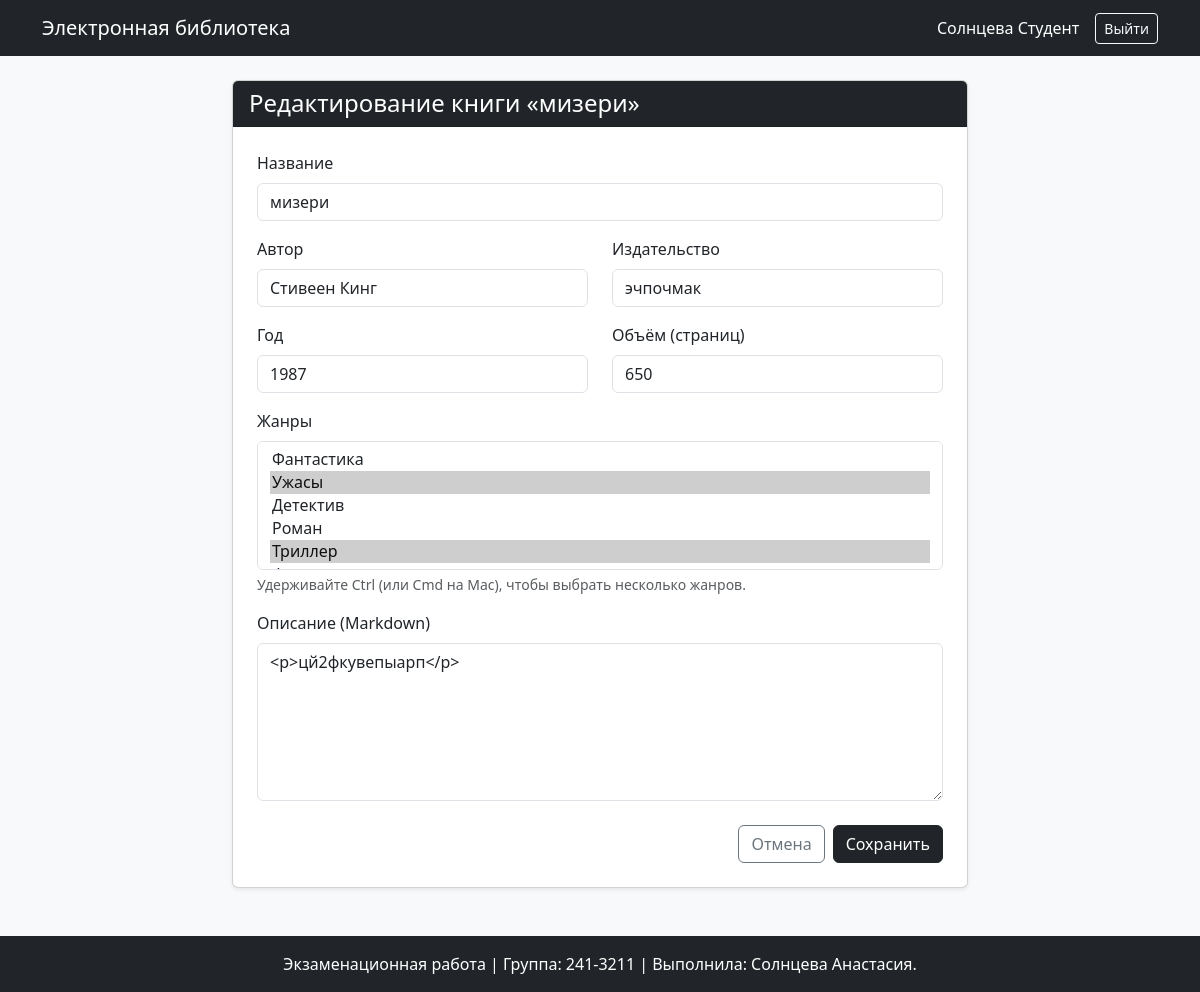
Page /book/1/edit (signed in) on the earlier database version.
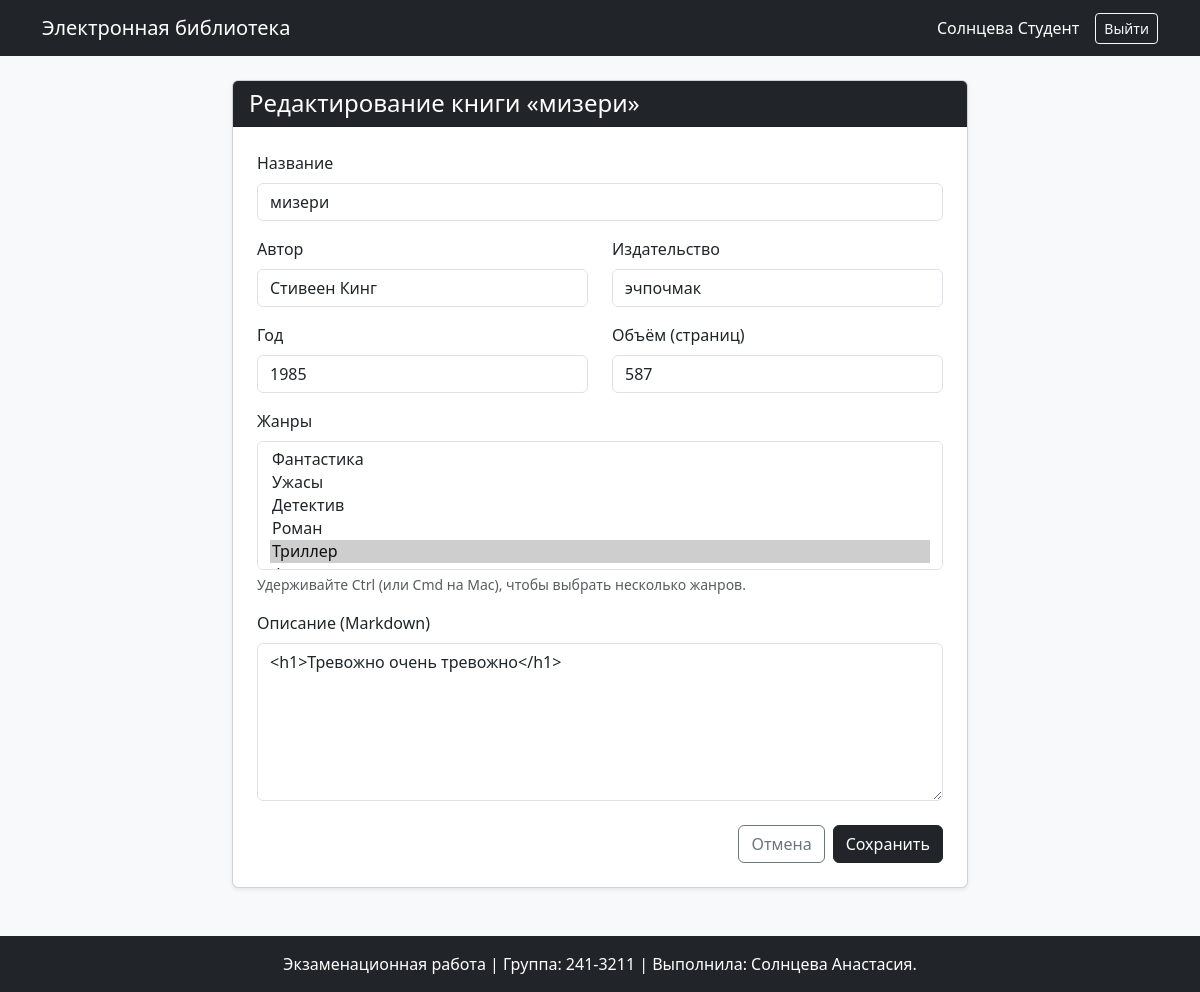
Same page on the later database version.
### models.py (models this page shows, shortened)
class User(db.Model, UserMixin):
    __tablename__ = 'users'
    id = db.Column(db.Integer, primary_key=True)
    login = db.Column(db.String(50), nullable=False, unique=True)
    password_hash = db.Column(db.String(256), nullable=False)
    last_name = db.Column(db.String(50), nullable=False)
    first_name = db.Column(db.String(50), nullable=False)
    middle_name = db.Column(db.String(50), nullable=True)
    role_id = db.Column(db.Integer, db.ForeignKey('roles.id'), nullable=False)
    role = db.relationship('Role', backref=db.backref('users', lazy=True))

class Book(db.Model):
    __tablename__ = 'books'
    id = db.Column(db.Integer, primary_key=True)
    title = db.Column(db.String(255), nullable=False)        # Название
    description = db.Column(db.Text, nullable=False)          # Краткое описание (Markdown)
    year = db.Column(db.Integer, nullable=False)              # Год (в SQLite используем Integer)
    publisher = db.Column(db.String(255), nullable=False)     # Издательство
    author = db.Column(db.String(255), nullable=False)        # Автор
    pages = db.Column(db.Integer, nullable=False)             # Объём в страницах
    genres = db.relationship('Genre', secondary=book_genre, backref=db.backref('books', lazy='dynamic'))

### app.py (the view, shortened to what this page needs)
    @app.route('/book/<int:book_id>/edit', methods=['GET', 'POST'])
    @login_required
    def edit_book(book_id):
        if current_user.role.name not in ['Администратор', 'Модератор']:
            flash('У вас недостаточно прав для выполнения данного действия.', 'danger')
            return redirect(url_for('index'))
        book = Book.query.get_or_404(book_id)
        form = BookForm(obj=book)
        form.genres.choices = [(g.id, g.name) for g in Genre.query.all()]
        del form.cover
        if request.method == 'GET':
            form.genres.data = [g.id for g in book.genres]
        return render_template('add_book.html', form=form, is_edit=True, book=book)

### forms.py
class BookForm(FlaskForm):
    title = StringField('Название', validators=[DataRequired(message="Это поле обязательно для заполнения")])
    description = TextAreaField('Описание (Markdown)', validators=[DataRequired(message="Это поле обязательно для заполнения")])
    year = IntegerField('Год', validators=[DataRequired(message="Это поле обязательно для заполнения")])
    publisher = StringField('Издательство', validators=[DataRequired(message="Это поле обязательно для заполнения")])
    author = StringField('Автор', validators=[DataRequired(message="Это поле обязательно для заполнения")])
    pages = IntegerField('Объём (страниц)', validators=[
        DataRequired(message="Это поле обязательно для заполнения"),
        NumberRange(min=1, message="Количество страниц должно быть больше 0")
    ])
    genres = SelectMultipleField('Жанры', coerce=int)
    cover = FileField('Обложка', validators=[
        FileRequired(message="Необходимо загрузить обложку"),
        FileAllowed(['jpg', 'png', 'jpeg'], 'Только изображения типов JPG, PNG, JPEG!')
    ])
    submit = SubmitField('Сохранить')

### templates/add_book.html (shortened to what this page needs)
{% extends 'base.html' %}
{% from 'book_macros.html' import render_book_form %}
{% block content %}
<div class="row justify-content-center">
    <div class="col-md-8">
        <div class="card shadow-sm mb-5">
            <div class="card-header bg-dark text-white">
                <h4 class="mb-0">
                    {% if is_edit %}Редактирование книги «{{ book.title }}»{% else %}Новая книга{% endif %}
                </h4>
            </div>
            <div class="card-body p-4">
                <form method="POST" enctype="multipart/form-data" novalidate>
                    {{ render_book_form(form, is_edit=is_edit) }}
                    <div class="d-flex justify-content-end gap-2">
                        <a href="{{ url_for('index') }}" class="btn btn-outline-secondary">Отмена</a>
                        {{ form.submit(class="btn btn-dark") }}
                    </div>
                </form>
            </div>
        </div>
    </div>
</div>
{% endblock %}

### templates/base.html (shortened to what this page needs)
<!DOCTYPE html>
<html lang="ru">
<head>
    <link href="https://cdn.jsdelivr.net/npm/bootstrap@5.3.0/dist/css/bootstrap.min.css" rel="stylesheet">
</head>
<body class="d-flex flex-column min-vh-100 bg-light">
    <nav class="navbar navbar-expand-lg navbar-dark bg-dark mb-4">
        <div class="container">
            <a class="navbar-brand" href="{{ url_for('index') }}">Электронная библиотека</a>
            <div class="collapse navbar-collapse">
                <div class="d-flex align-items-center text-white gap-2">
                    {% if current_user.is_authenticated %}
                        <span class="me-2">{{ current_user.last_name }} {{ current_user.first_name }}</span>
                        <a href="{{ url_for('logout') }}" class="btn btn-outline-light btn-sm">Выйти</a>
                    {% else %}
                        <a href="{{ url_for('register') }}" class="btn btn-outline-light btn-sm">Регистрация</a>
                        <a href="{{ url_for('login') }}" class="btn btn-light btn-sm">Войти</a>
                    {% endif %}
                </div>
            </div>
        </div>
    </nav>
    <main class="container flex-grow-1">
        {% block content %}{% endblock %}
    </main>
    <footer class="footer mt-auto py-3 bg-dark text-white text-center">
        <div class="container">
            <span>Экзаменационная работа | Группа: 241-3211 | Выполнила: Солнцева Анастасия.</span>
        </div>
    </footer>
</body>
</html>

### templates/book_macros.html (shortened to what this page needs)
{% macro render_book_form(form, is_edit=false) %}
    <div class="mb-3">
        {{ form.title.label(class="form-label") }}
        {{ form.title(class="form-control" + (" is-invalid" if form.title.errors else "")) }}
    </div>
    <div class="row">
        <div class="col-md-6 mb-3">
            {{ form.author.label(class="form-label") }}
            {{ form.author(class="form-control" + (" is-invalid" if form.author.errors else "")) }}
        </div>
        <div class="col-md-6 mb-3">
            {{ form.publisher.label(class="form-label") }}
            {{ form.publisher(class="form-control" + (" is-invalid" if form.publisher.errors else "")) }}
        </div>
    </div>
    <div class="row">
        <div class="col-md-6 mb-3">
            {{ form.year.label(class="form-label") }}
            {{ form.year(class="form-control" + (" is-invalid" if form.year.errors else "")) }}
        </div>
        <div class="col-md-6 mb-3">
            {{ form.pages.label(class="form-label") }}
            {{ form.pages(class="form-control" + (" is-invalid" if form.pages.errors else "")) }}
        </div>
    </div>
    <div class="mb-3">
        {{ form.genres.label(class="form-label") }}
        {{ form.genres(class="form-select" + (" is-invalid" if form.genres.errors else ""), size=5) }}
        <div class="form-text">Удерживайте Ctrl (или Cmd на Mac), чтобы выбрать несколько жанров.</div>
    </div>
    <div class="mb-4">
        {{ form.description.label(class="form-label") }}
        {{ form.description(class="form-control" + (" is-invalid" if form.description.errors else ""), rows=6, id="description-editor") }}
    </div>
    <link rel="stylesheet" href="https://cdn.jsdelivr.net/npm/easymde/dist/easymde.min.css">
{% endmacro %}

Differences in the rows shown:
changed Book "мизери": year "1987" → "1985"; pages "650" → "587"; description "<p>цй2фкувепыарп</p>" → "<h1>Тревожно очень тревожно</h1>"
Other differences:
form field genres: "Фантастика / Ужасы ☑ / Детектив / Роман / Триллер ☑" → "Фантастика / Ужасы / Детектив / Роман / Триллер ☑"
